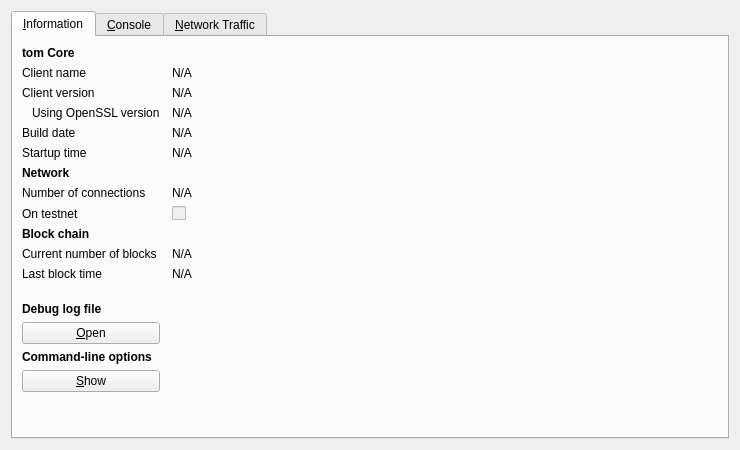
<?xml version="1.0" encoding="UTF-8"?>
<ui version="4.0">
 <class>RPCConsole</class>
 <widget class="QDialog" name="RPCConsole">
  <property name="geometry">
   <rect>
    <x>0</x>
    <y>0</y>
    <width>740</width>
    <height>450</height>
   </rect>
  </property>
  <property name="windowTitle">
   <string>tom - Debug window</string>
  </property>
  <layout class="QVBoxLayout" name="verticalLayout_2">
   <item>
    <widget class="QTabWidget" name="tabWidget">
     <property name="currentIndex">
      <number>0</number>
     </property>
     <widget class="QWidget" name="tab_info">
      <attribute name="title">
       <string>&amp;Information</string>
      </attribute>
      <layout class="QGridLayout" name="gridLayout" columnstretch="0,1">
       <property name="horizontalSpacing">
        <number>12</number>
       </property>
       <item row="0" column="0">
        <widget class="QLabel" name="label_9">
         <property name="font">
          <font>
           <weight>75</weight>
           <bold>true</bold>
          </font>
         </property>
         <property name="text">
          <string>tom Core</string>
         </property>
        </widget>
       </item>
       <item row="1" column="0">
        <widget class="QLabel" name="label_5">
         <property name="text">
          <string>Client name</string>
         </property>
        </widget>
       </item>
       <item row="1" column="1">
        <widget class="QLabel" name="clientName">
         <property name="cursor">
          <cursorShape>IBeamCursor</cursorShape>
         </property>
         <property name="text">
          <string>N/A</string>
         </property>
         <property name="textFormat">
          <enum>Qt::PlainText</enum>
         </property>
         <property name="textInteractionFlags">
          <set>Qt::LinksAccessibleByMouse|Qt::TextSelectableByKeyboard|Qt::TextSelectableByMouse</set>
         </property>
        </widget>
       </item>
       <item row="2" column="0">
        <widget class="QLabel" name="label_6">
         <property name="text">
          <string>Client version</string>
         </property>
        </widget>
       </item>
       <item row="2" column="1">
        <widget class="QLabel" name="clientVersion">
         <property name="cursor">
          <cursorShape>IBeamCursor</cursorShape>
         </property>
         <property name="text">
          <string>N/A</string>
         </property>
         <property name="textFormat">
          <enum>Qt::PlainText</enum>
         </property>
         <property name="textInteractionFlags">
          <set>Qt::LinksAccessibleByMouse|Qt::TextSelectableByKeyboard|Qt::TextSelectableByMouse</set>
         </property>
        </widget>
       </item>
       <item row="3" column="0">
        <widget class="QLabel" name="label_14">
         <property name="text">
          <string>Using OpenSSL version</string>
         </property>
         <property name="indent">
          <number>10</number>
         </property>
        </widget>
       </item>
       <item row="3" column="1">
        <widget class="QLabel" name="openSSLVersion">
         <property name="cursor">
          <cursorShape>IBeamCursor</cursorShape>
         </property>
         <property name="text">
          <string>N/A</string>
         </property>
         <property name="textFormat">
          <enum>Qt::PlainText</enum>
         </property>
         <property name="textInteractionFlags">
          <set>Qt::LinksAccessibleByMouse|Qt::TextSelectableByKeyboard|Qt::TextSelectableByMouse</set>
         </property>
        </widget>
       </item>
       <item row="4" column="0">
        <widget class="QLabel" name="label_12">
         <property name="text">
          <string>Build date</string>
         </property>
        </widget>
       </item>
       <item row="4" column="1">
        <widget class="QLabel" name="buildDate">
         <property name="cursor">
          <cursorShape>IBeamCursor</cursorShape>
         </property>
         <property name="text">
          <string>N/A</string>
         </property>
         <property name="textFormat">
          <enum>Qt::PlainText</enum>
         </property>
         <property name="textInteractionFlags">
          <set>Qt::LinksAccessibleByMouse|Qt::TextSelectableByKeyboard|Qt::TextSelectableByMouse</set>
         </property>
        </widget>
       </item>
       <item row="5" column="0">
        <widget class="QLabel" name="label_13">
         <property name="text">
          <string>Startup time</string>
         </property>
        </widget>
       </item>
       <item row="5" column="1">
        <widget class="QLabel" name="startupTime">
         <property name="cursor">
          <cursorShape>IBeamCursor</cursorShape>
         </property>
         <property name="text">
          <string>N/A</string>
         </property>
         <property name="textFormat">
          <enum>Qt::PlainText</enum>
         </property>
         <property name="textInteractionFlags">
          <set>Qt::LinksAccessibleByMouse|Qt::TextSelectableByKeyboard|Qt::TextSelectableByMouse</set>
         </property>
        </widget>
       </item>
       <item row="6" column="0">
        <widget class="QLabel" name="label_11">
         <property name="font">
          <font>
           <weight>75</weight>
           <bold>true</bold>
          </font>
         </property>
         <property name="text">
          <string>Network</string>
         </property>
        </widget>
       </item>
       <item row="7" column="0">
        <widget class="QLabel" name="label_7">
         <property name="text">
          <string>Number of connections</string>
         </property>
        </widget>
       </item>
       <item row="7" column="1">
        <widget class="QLabel" name="numberOfConnections">
         <property name="cursor">
          <cursorShape>IBeamCursor</cursorShape>
         </property>
         <property name="text">
          <string>N/A</string>
         </property>
         <property name="textFormat">
          <enum>Qt::PlainText</enum>
         </property>
         <property name="textInteractionFlags">
          <set>Qt::LinksAccessibleByMouse|Qt::TextSelectableByKeyboard|Qt::TextSelectableByMouse</set>
         </property>
        </widget>
       </item>
       <item row="8" column="0">
        <widget class="QLabel" name="label_8">
         <property name="text">
          <string>On testnet</string>
         </property>
        </widget>
       </item>
       <item row="8" column="1">
        <widget class="QCheckBox" name="isTestNet">
         <property name="enabled">
          <bool>false</bool>
         </property>
         <property name="text">
          <string/>
         </property>
        </widget>
       </item>
       <item row="9" column="0">
        <widget class="QLabel" name="label_10">
         <property name="font">
          <font>
           <weight>75</weight>
           <bold>true</bold>
          </font>
         </property>
         <property name="text">
          <string>Block chain</string>
         </property>
        </widget>
       </item>
       <item row="10" column="0">
        <widget class="QLabel" name="label_3">
         <property name="text">
          <string>Current number of blocks</string>
         </property>
        </widget>
       </item>
       <item row="10" column="1">
        <widget class="QLabel" name="numberOfBlocks">
         <property name="cursor">
          <cursorShape>IBeamCursor</cursorShape>
         </property>
         <property name="text">
          <string>N/A</string>
         </property>
         <property name="textFormat">
          <enum>Qt::PlainText</enum>
         </property>
         <property name="textInteractionFlags">
          <set>Qt::LinksAccessibleByMouse|Qt::TextSelectableByKeyboard|Qt::TextSelectableByMouse</set>
         </property>
        </widget>
       </item>
       <item row="11" column="0">
        <widget class="QLabel" name="label_2">
         <property name="text">
          <string>Last block time</string>
         </property>
        </widget>
       </item>
       <item row="11" column="1">
        <widget class="QLabel" name="lastBlockTime">
         <property name="cursor">
          <cursorShape>IBeamCursor</cursorShape>
         </property>
         <property name="text">
          <string>N/A</string>
         </property>
         <property name="textFormat">
          <enum>Qt::PlainText</enum>
         </property>
         <property name="textInteractionFlags">
          <set>Qt::LinksAccessibleByMouse|Qt::TextSelectableByKeyboard|Qt::TextSelectableByMouse</set>
         </property>
        </widget>
       </item>
       <item row="12" column="0">
        <spacer name="verticalSpacer_2">
         <property name="orientation">
          <enum>Qt::Vertical</enum>
         </property>
         <property name="sizeHint" stdset="0">
          <size>
           <width>20</width>
           <height>20</height>
          </size>
         </property>
        </spacer>
       </item>
       <item row="13" column="0">
        <widget class="QLabel" name="labelDebugLogfile">
         <property name="font">
          <font>
           <weight>75</weight>
           <bold>true</bold>
          </font>
         </property>
         <property name="text">
          <string>Debug log file</string>
         </property>
        </widget>
       </item>
       <item row="14" column="0">
        <widget class="QPushButton" name="openDebugLogfileButton">
         <property name="toolTip">
          <string>Open the tom debug log file from the current data directory. This can take a few seconds for large log files.</string>
         </property>
         <property name="text">
          <string>&amp;Open</string>
         </property>
         <property name="autoDefault">
          <bool>false</bool>
         </property>
        </widget>
       </item>
       <item row="15" column="0">
        <widget class="QLabel" name="labelCLOptions">
         <property name="font">
          <font>
           <weight>75</weight>
           <bold>true</bold>
          </font>
         </property>
         <property name="text">
          <string>Command-line options</string>
         </property>
        </widget>
       </item>
       <item row="16" column="0">
        <widget class="QPushButton" name="showCLOptionsButton">
         <property name="toolTip">
          <string>Show the tom-Qt help message to get a list with possible tom command-line options.</string>
         </property>
         <property name="text">
          <string>&amp;Show</string>
         </property>
         <property name="autoDefault">
          <bool>false</bool>
         </property>
        </widget>
       </item>
       <item row="17" column="0">
        <spacer name="verticalSpacer">
         <property name="orientation">
          <enum>Qt::Vertical</enum>
         </property>
         <property name="sizeHint" stdset="0">
          <size>
           <width>20</width>
           <height>40</height>
          </size>
         </property>
        </spacer>
       </item>
      </layout>
     </widget>
     <widget class="QWidget" name="tab_console">
      <attribute name="title">
       <string>&amp;Console</string>
      </attribute>
      <layout class="QVBoxLayout" name="verticalLayout_3">
       <property name="spacing">
        <number>3</number>
       </property>
       <item>
        <widget class="QTextEdit" name="messagesWidget">
         <property name="minimumSize">
          <size>
           <width>0</width>
           <height>100</height>
          </size>
         </property>
         <property name="readOnly">
          <bool>true</bool>
         </property>
         <property name="tabKeyNavigation" stdset="0">
          <bool>false</bool>
         </property>
         <property name="columnCount" stdset="0">
          <number>2</number>
         </property>
        </widget>
       </item>
       <item>
        <layout class="QHBoxLayout" name="horizontalLayout">
         <property name="spacing">
          <number>3</number>
         </property>
         <item>
          <widget class="QLabel" name="label">
           <property name="text">
            <string notr="true">&gt;</string>
           </property>
          </widget>
         </item>
         <item>
          <widget class="QLineEdit" name="lineEdit"/>
         </item>
         <item>
          <widget class="QPushButton" name="clearButton">
           <property name="maximumSize">
            <size>
             <width>24</width>
             <height>24</height>
            </size>
           </property>
           <property name="toolTip">
            <string>Clear console</string>
           </property>
           <property name="text">
            <string/>
           </property>
           <property name="icon">
            <iconset resource="../bitcoin.qrc">
             <normaloff>:/icons/remove</normaloff>:/icons/remove</iconset>
           </property>
           <property name="shortcut">
            <string notr="true">Ctrl+L</string>
           </property>
           <property name="autoDefault">
            <bool>false</bool>
           </property>
          </widget>
         </item>
        </layout>
       </item>
      </layout>
     </widget>
     <widget class="QWidget" name="tab">
      <attribute name="title">
       <string>&amp;Network Traffic</string>
      </attribute>
      <layout class="QHBoxLayout" name="horizontalLayout_3">
       <item>
        <layout class="QVBoxLayout" name="verticalLayout_4">
         <item>
          <widget class="TrafficGraphWidget" name="trafficGraph" native="true">
           <property name="sizePolicy">
            <sizepolicy hsizetype="Expanding" vsizetype="Expanding">
             <horstretch>0</horstretch>
             <verstretch>0</verstretch>
            </sizepolicy>
           </property>
          </widget>
         </item>
         <item>
          <layout class="QHBoxLayout" name="horizontalLayout_2">
           <item>
            <widget class="QSlider" name="sldGraphRange">
             <property name="minimum">
              <number>1</number>
             </property>
             <property name="maximum">
              <number>288</number>
             </property>
             <property name="pageStep">
              <number>12</number>
             </property>
             <property name="value">
              <number>6</number>
             </property>
             <property name="orientation">
              <enum>Qt::Horizontal</enum>
             </property>
            </widget>
           </item>
           <item>
            <widget class="QLabel" name="lblGraphRange">
             <property name="minimumSize">
              <size>
               <width>100</width>
               <height>0</height>
              </size>
             </property>
             <property name="alignment">
              <set>Qt::AlignCenter</set>
             </property>
            </widget>
           </item>
           <item>
            <widget class="QPushButton" name="btnClearTrafficGraph">
             <property name="text">
              <string>&amp;Clear</string>
             </property>
            </widget>
           </item>
          </layout>
         </item>
        </layout>
       </item>
       <item>
        <layout class="QVBoxLayout" name="verticalLayout">
         <item>
          <widget class="QGroupBox" name="groupBox">
           <property name="title">
            <string>Totals</string>
           </property>
           <layout class="QVBoxLayout" name="verticalLayout_5">
            <item>
             <layout class="QHBoxLayout" name="horizontalLayout_4">
              <item>
               <widget class="Line" name="line">
                <property name="sizePolicy">
                 <sizepolicy hsizetype="Fixed" vsizetype="Fixed">
                  <horstretch>0</horstretch>
                  <verstretch>0</verstretch>
                 </sizepolicy>
                </property>
                <property name="minimumSize">
                 <size>
                  <width>10</width>
                  <height>0</height>
                 </size>
                </property>
                <property name="palette">
                 <palette>
                  <active>
                   <colorrole role="Light">
                    <brush brushstyle="SolidPattern">
                     <color alpha="255">
                      <red>0</red>
                      <green>255</green>
                      <blue>0</blue>
                     </color>
                    </brush>
                   </colorrole>
                  </active>
                  <inactive>
                   <colorrole role="Light">
                    <brush brushstyle="SolidPattern">
                     <color alpha="255">
                      <red>0</red>
                      <green>255</green>
                      <blue>0</blue>
                     </color>
                    </brush>
                   </colorrole>
                  </inactive>
                  <disabled>
                   <colorrole role="Light">
                    <brush brushstyle="SolidPattern">
                     <color alpha="255">
                      <red>0</red>
                      <green>255</green>
                      <blue>0</blue>
                     </color>
                    </brush>
                   </colorrole>
                  </disabled>
                 </palette>
                </property>
                <property name="orientation">
                 <enum>Qt::Horizontal</enum>
                </property>
               </widget>
              </item>
              <item>
               <widget class="QLabel" name="label_16">
                <property name="text">
                 <string>In:</string>
                </property>
               </widget>
              </item>
              <item>
               <widget class="QLabel" name="lblBytesIn">
                <property name="minimumSize">
                 <size>
                  <width>50</width>
                  <height>0</height>
                 </size>
                </property>
                <property name="alignment">
                 <set>Qt::AlignRight|Qt::AlignTrailing|Qt::AlignVCenter</set>
                </property>
               </widget>
              </item>
             </layout>
            </item>
            <item>
             <layout class="QHBoxLayout" name="horizontalLayout_5">
              <item>
               <widget class="Line" name="line_2">
                <property name="sizePolicy">
                 <sizepolicy hsizetype="Fixed" vsizetype="Fixed">
                  <horstretch>0</horstretch>
                  <verstretch>0</verstretch>
                 </sizepolicy>
                </property>
                <property name="minimumSize">
                 <size>
                  <width>10</width>
                  <height>0</height>
                 </size>
                </property>
                <property name="palette">
                 <palette>
                  <active>
                   <colorrole role="Light">
                    <brush brushstyle="SolidPattern">
                     <color alpha="255">
                      <red>255</red>
                      <green>0</green>
                      <blue>0</blue>
                     </color>
                    </brush>
                   </colorrole>
                  </active>
                  <inactive>
                   <colorrole role="Light">
                    <brush brushstyle="SolidPattern">
                     <color alpha="255">
                      <red>255</red>
                      <green>0</green>
                      <blue>0</blue>
                     </color>
                    </brush>
                   </colorrole>
                  </inactive>
                  <disabled>
                   <colorrole role="Light">
                    <brush brushstyle="SolidPattern">
                     <color alpha="255">
                      <red>255</red>
                      <green>0</green>
                      <blue>0</blue>
                     </color>
                    </brush>
                   </colorrole>
                  </disabled>
                 </palette>
                </property>
                <property name="orientation">
                 <enum>Qt::Horizontal</enum>
                </property>
               </widget>
              </item>
              <item>
               <widget class="QLabel" name="label_17">
                <property name="text">
                 <string>Out:</string>
                </property>
               </widget>
              </item>
              <item>
               <widget class="QLabel" name="lblBytesOut">
                <property name="minimumSize">
                 <size>
                  <width>50</width>
                  <height>0</height>
                 </size>
                </property>
                <property name="alignment">
                 <set>Qt::AlignRight|Qt::AlignTrailing|Qt::AlignVCenter</set>
                </property>
               </widget>
              </item>
             </layout>
            </item>
            <item>
             <spacer name="verticalSpacer_4">
              <property name="orientation">
               <enum>Qt::Vertical</enum>
              </property>
              <property name="sizeHint" stdset="0">
               <size>
                <width>20</width>
                <height>407</height>
               </size>
              </property>
             </spacer>
            </item>
           </layout>
          </widget>
         </item>
        </layout>
       </item>
      </layout>
     </widget>
    </widget>
   </item>
  </layout>
 </widget>
 <customwidgets>
  <customwidget>
   <class>TrafficGraphWidget</class>
   <extends>QWidget</extends>
   <header>trafficgraphwidget.h</header>
   <container>1</container>
   <slots>
    <slot>clear()</slot>
   </slots>
  </customwidget>
 </customwidgets>
 <resources>
  <include location="../bitcoin.qrc"/>
 </resources>
 <connections/>
</ui>
